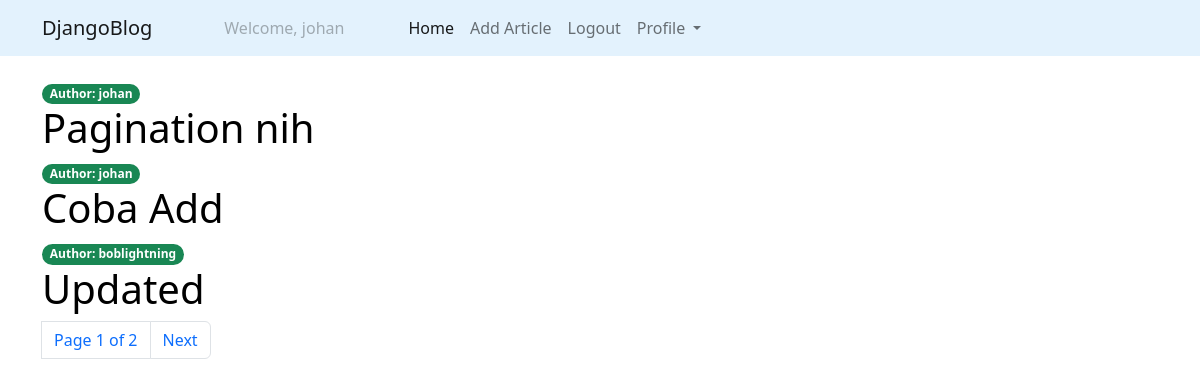
Screenshot of / (signed in) with the database file from the repository.
### articles/models.py (models this page shows, shortened)
class Article(models.Model):
    title = models.CharField(max_length=200)
    description = models.TextField()
    slug = models.SlugField(max_length=100, unique=True)
    published = models.DateTimeField(auto_now_add=True)
    author = models.ForeignKey(User, on_delete=models.CASCADE)

### articles/views.py (the view)
# urls.py: path('', article_list, name = 'article_list'),
def article_list(request):
    article_list = Article.objects.all().order_by('-published')
    paginator = Paginator(article_list, 3)
    page = request.GET.get('page')
    try:
        article = paginator.page(page)
    except PageNotAnInteger:
        article = paginator.page(1)
    except EmptyPage:
        article = paginator.page(paginator.num_pages)
    return render(request, 'articles.html', {'article_list':article, 'page':page})

### articles/templates/articles.html (shortened to what this page needs)
    {% extends 'base.html' %}
    {% block body %}
    <div class="container mt-4">
        {% for article in article_list %}
            <span class="badge rounded-pill bg-success"> Author: {{article.author}}</span>
            <h1><a class="link-style" href="{% url 'article_details' article.slug %}">{{article.title}}</a></h1>
        {% endfor %}
        {% include 'account/pagination.html' with page=article_list %}
    </div>
    {% endblock  %}

### articles/templates/navbar.html (shortened to what this page needs)
<nav class="navbar navbar-expand-lg" style="background-color: #e3f2fd;">
    <div class="container">
      <a class="navbar-brand" href="{% url 'article_list' %}">DjangoBlog</a>
      <div class="collapse navbar-collapse" id="navbarNavDropdown">
        <ul class="navbar-nav">
          {% if request.user.is_authenticated %}
          <li class="nav-item mx-5">
            <a class="nav-link disabled">Welcome, {{request.user.username}}</a>
          </li>
          <li class="nav-item">
            <a class="nav-link active" aria-current="page" href="{% url 'article_list' %}">Home</a>
          </li>
          <li class="nav-item">
            <a class="nav-link" href="{% url 'article_form' %}">Add Article</a>
          </li>
          <li class="nav-item">
            <a class="nav-link" href="{% url 'logout' %}">Logout</a>
          </li>
          <li class="nav-item dropdown">
            <a class="nav-link dropdown-toggle" href="#" role="button" data-bs-toggle="dropdown" aria-expanded="false">
              Profile
            </a>
          </li>
            {% endif %}
        </ul>
      </div>
    </div>
  </nav>

### articles/templates/articles.html (style rules this page uses)
.link-style { text-decoration: none; color: black; }

### rows the page displays
Article: author "johan", title "Pagination nih"
Article: author "johan", title "Coba Add"
Article: author "boblightning", title "Updated"

### other values shown
{{ request.user.username }} "johan"
{{ page.number }} "1"
{{ page.paginator.num_pages }} "2"
